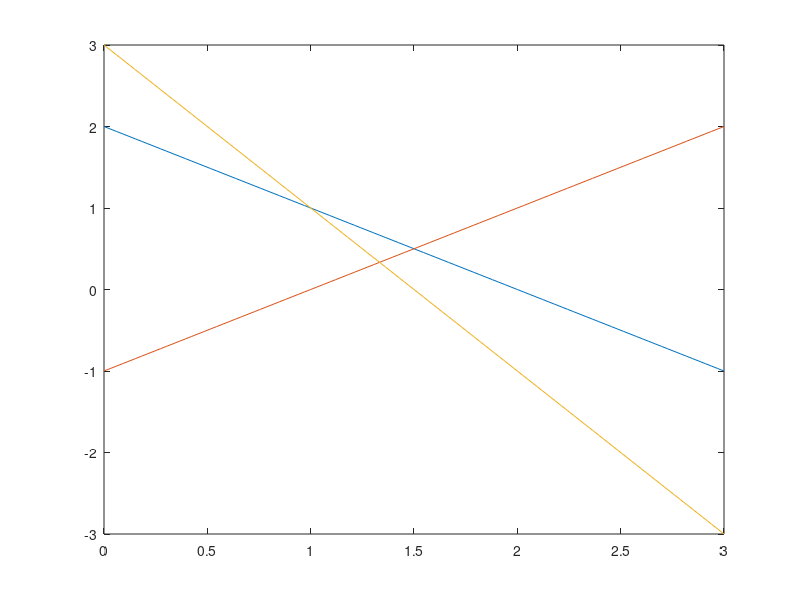

This chart was generated by the following MATLAB code:
# Sistemas compatibles determinados
A = [1 1 2; 2 4 -3; 3 6 -5];
b = [9; 1; 0];
AB = [A b];

# Comprobamos la condicion de Rouché-Frobenius
rank(A) == rank(AB)
rank(A) == 3 # Sistema compatible determinados

# Calculamos la solución
A = [1 1 2; 2 4 -3; 3 6 -5]; b = [9; 1; 0]
x = linsolve(A, b)

A*x == b

# Representación de sistemas con Octave

x = linspace(-10, 10, 100);
y1 = (1 -2*x) / 2;
y2 = 2 + x;
plot(x, y1, x, y2);

A = [2 2; -1, 1], b = [1; 2]; 
linsolve(A, b)

# Representación de tres incognitas

x1 = linspace(-4, 4, 100);
x2a = (3-4*x1)/2;
x2b = (x1-2)/2;
x2c = (1-3*x1)/4;
plot(x1, x2a, x1, x2b, x1, x2c)

# Representación en 3d

%planos
[x, y] = meshgrid(0:0.1:3);
z = (9-x-y)/2;
hold on
mesh(x,y,z)
z = (2*x+4*y-1)/3;
mesh(x,y,z)
z = (3*x+6*y)/5;
mesh(x,y,z)
%Punto de interseccion
plot3(1,2,3,'r','markersize',5,'markerfacecolor','r');
hold off
view(120,30)

# Método de Gauss

rref(AB); #Nos devuelve una matriz escalonada 
# equivalente a la solución del sistemas

# Sistemas compatible indeterminado

A = [1 1 -1;1 -1 1;3 1 -1];
b = [2; 1; 5];
AB = [A b];

rank(A) == rank(AB);
rank(AB) == 3;

# Solucionamos con el metodo de Gauss
rref(AB)

# Representación gráfica de indeterminados
%planos
[x,y] = meshgrid(0:0.1:3);
z = x+y-2;
hold on
mesh(x,y,z)
z = 1-x+y;
mesh(x,y,z)
z = 3*x+y-5;
mesh(x,y,z)
hold off
view(120,30)

# Sistemas incompatibles

A = [1 1; 1 -1; 2 1], b = [2; 1; 3]; AB = [A b];

rank(A) == rank(AB) #Rouché-Frobenius dmuestra que son incompatibles

x1 = linspace(0, 3, 100);
x2a = 2-x1;
x2b = x1 - 1;
x2c = 3-2*x1;
plot(x1 , x2a, x1, x2b, x1, x2c)

# Ecuaciones matriciales

A = [0 4; 2 1];
B = [1 -1; 2 3];
C = [1 2; 3 -2];
D = [-2 1; -1 1];
I = [1 0; 0 1];

M = A-(C+D);
N = 3*(D-B) + 10*I
X = linsolve(M,N)

A*X + 3*B == (C+D)*X + 3*D + 10*I